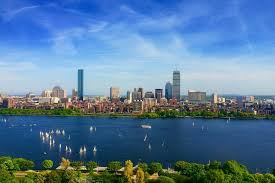
#> input picture photos/boston.jpg, 275 x 183 px
$ python change2gray.py
#> lines starting #> are read from the running program, lines starting #| are printed output that depends on the picture; after the words box and inside, x2 and y2 are one past the last pixel; in counts of white or black regions, pixels touching at a corner belong together
import cv2 as cv

img = cv.imread('photos/boston.jpg')
#> img is the input picture: shape (183, 275, 3); mean B, G, R 154.8, 122.9, 88.4
cv.imshow('Cat', img)

gray = cv.cvtColor(img, cv.COLOR_BGR2GRAY)
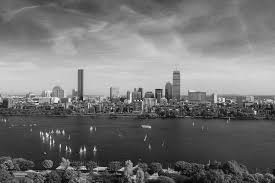
#> gray: shape (183, 275); min 1, max 247, mean 116.2
cv.imshow('Gray', gray)


#Blur remove some noise
blur = cv.GaussianBlur(img, (7,7), cv.BORDER_DEFAULT)
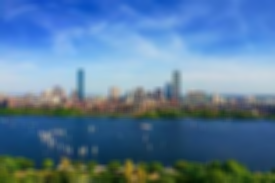
#> blur: shape (183, 275, 3); mean B, G, R 154.8, 122.9, 88.4
cv.imshow("blur", blur)

# Edge Cascade // Canny edge detection technique

canny = cv.Canny(blur,125, 175)
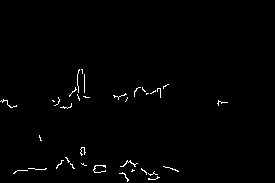
#> canny: shape (183, 275); 1% white in thin lines or dots, all inside (x1, y1, x2, y2) = (0, 69, 228, 182)
cv.imshow("Canny", canny)

# Dilating the image

dilated = cv.dilate(canny,(7,7), iterations=1)
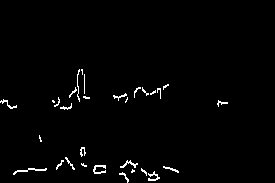
#> dilated: shape (183, 275); 1.6% white in thin lines or dots, all inside (x1, y1, x2, y2) = (0, 69, 228, 183)
cv.imshow('Dilated', dilated)

#eroding

eroded = cv.erode(dilated,(3,3), iterations=1)
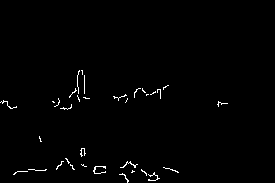
#> eroded: shape (183, 275); 1% white in thin lines or dots, all inside (x1, y1, x2, y2) = (0, 70, 228, 183)
cv.imshow('Eroded', eroded)


#resize

resized = cv.resize(img,(500,500), interpolation=cv.INTER_CUBIC)
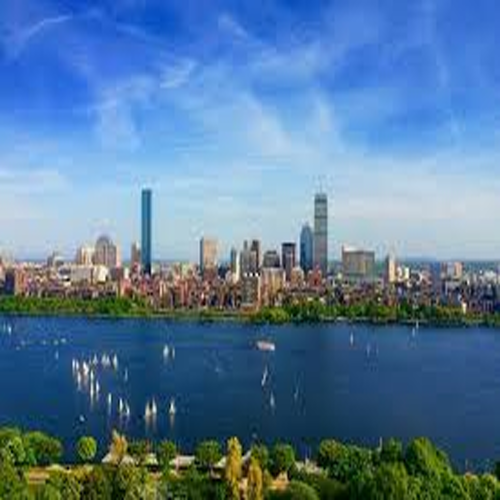
#> resized: shape (500, 500, 3); mean B, G, R 154.9, 122.9, 88.4

cv.imshow("resized", resized)
cropped = img[50:200, 200:400]
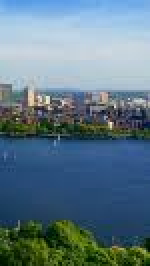
#> cropped: shape (133, 75, 3) (shown 2 times larger); mean B, G, R 134.5, 120.1, 93.8
cv.imshow('Cropped', cropped)

cv.waitKey(0)

$ run again, with photos/Cat03.jpg copied over photos/boston.jpg
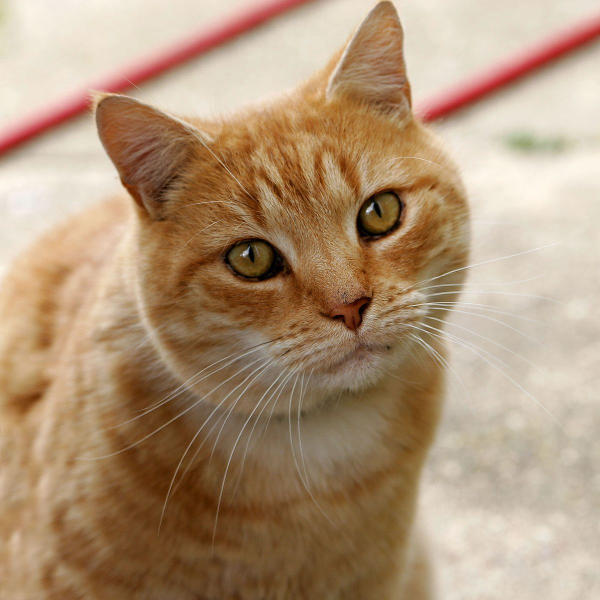
#> input picture photos/Cat03.jpg, 1200 x 1199 px (shown at 1/2 size)
#> img is the input picture: shape (1199, 1200, 3); mean B, G, R 120.7, 148.8, 175.9
#> `canny = cv.Canny(blur,125, 175)`:
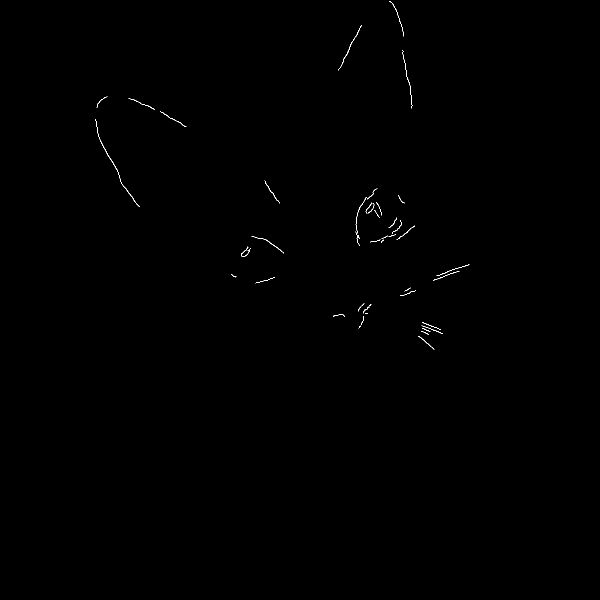
#> canny: shape (1199, 1200) (shown at 1/2 size); 0.14% white in thin lines or dots, all inside (x1, y1, x2, y2) = (191, 3, 939, 699)
#> dilated: shape (1199, 1200); 0.22% white in thin lines or dots, all inside (x1, y1, x2, y2) = (191, 3, 939, 700)
#> eroded: shape (1199, 1200); 0.14% white in thin lines or dots, all inside (x1, y1, x2, y2) = (191, 4, 939, 700)
#> `cropped = img[50:200, 200:400]`:
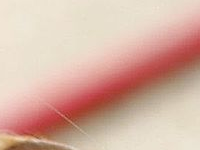
#> cropped: shape (150, 200, 3); mean B, G, R 163.7, 178.1, 214.4
